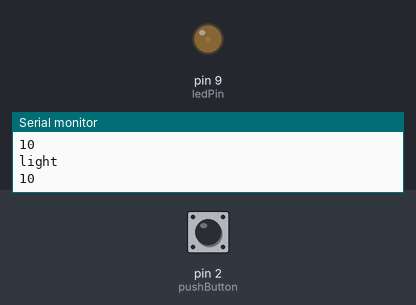
Simulated run of this sketch. Board: Arduino Uno, built with avr-gcc and run on an emulated ATmega328P. Parts: output pins drawn as LEDs (lit = HIGH), the last lines printed to the serial monitor. The inputs (shaded band) are chosen by the test bench; at power-on: pin 2 (pushButton) HIGH.

Above: at 1.2 s.
1.3 s: pin 2 (pushButton) pulled LOW for 3.2 s
At 4.9 s:
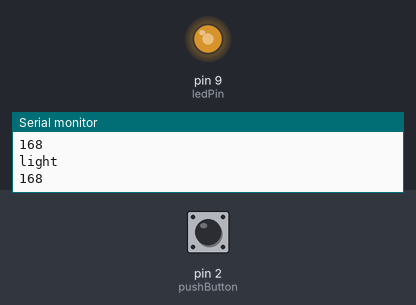
6.0 s: pin 2 (pushButton) pulled LOW for 1 s
At 7.7 s:
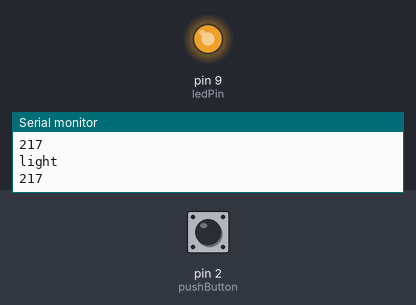
8.5 s: pin 2 (pushButton) pulled LOW for 0.15 s
At 10.0 s:
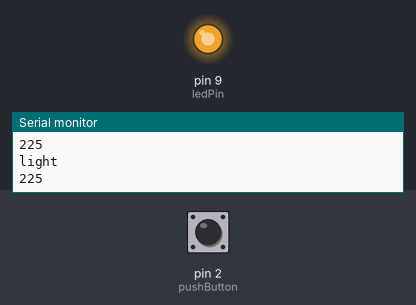
Timing chart, 0 to 11.5 s (numbered marks = the images above; inputs shaded):
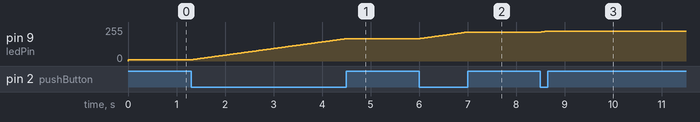

Measured:
- after the input at 1.3 s, pin 9 (ledPin): moves from 10/255 to 168/255 over 3.2 s, starting at once
- after the input at 6.0 s, pin 9 (ledPin): moves from 168/255 to 217/255 over 0.97 s, starting at once
- after the input at 8.5 s, pin 9 (ledPin): 217/255 → 225/255 at once

The sketch:

led_adj_light.ino
```cpp
int pushButton = 2;
int ledPin = 9;
int ledlight = 10;


void setup() {

  // put your setup code here, to run once:
  pinMode(pushButton, INPUT_PULLUP);
  pinMode(ledPin, OUTPUT);
  Serial.begin(9600);
}

void loop() {

  // put your main code here, to run repeatedly:


  bool kg2 = digitalRead(pushButton);

  if (!kg2) {

    if (ledlight < 255) {
      ledlight = ledlight + 1;
    } else {

      if (ledlight > 0) {
        ledlight = ledlight - 1;
      } else {
        ledlight = 0;
      }
    }

  } else {
    if (ledlight == 254) {
      ledlight = 0;
    }
  }

  delay(10);

  analogWrite(ledPin, ledlight);

  Serial.println("light");
  Serial.println(ledlight);

  delay(10);
}
```
